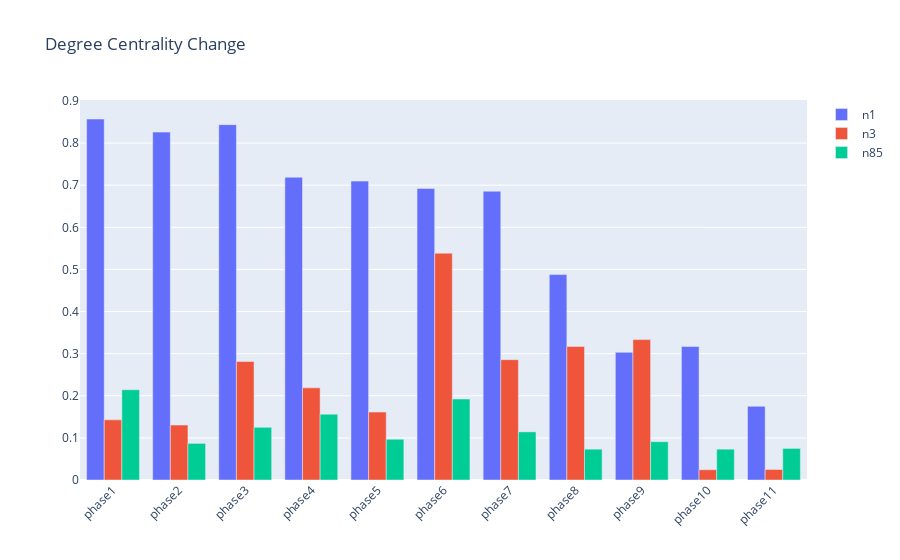

Source (notebook cell):
### Markdown cell above
## Network changes

### Code cell
graph_frame = frame.sort_values(by=['phase'])
fig = go.Figure()
fig.add_trace(
    go.Bar(
        x = graph_frame.query("player=='n1'")['phase_str'],
        y = graph_frame.query("player=='n1'")['normalized_degree_centrality'],
        name="n1"

    )
)
fig.add_trace(
    go.Bar(
        x = graph_frame.query("player=='n3'")['phase_str'],
        y = graph_frame.query("player=='n3'")['normalized_degree_centrality'],
        name="n3"

    )
)
fig.add_trace(
    go.Bar(
        x = graph_frame.query("player=='n85'")['phase_str'],
        y = graph_frame.query("player=='n85'")['normalized_degree_centrality'],
        name="n85"

    )
)
fig.update_layout(barmode='group', xaxis_tickangle=-45, title_text = 'Degree Centrality Change')
fig.show()

### Figure 1 — Plotly figure (JSON) as saved in the notebook; plotly's stock layout.template omitted (floating-point values rounded to 4 significant figures)
{"data": [{"name": "n1", "type": "bar", "x": ["phase1", "phase2", "phase3", "phase4", "phase5", "phase6", "phase7", "phase8", "phase9", "phase10", "phase11"], "y": [0.8571, 0.8261, 0.8438, 0.7188, 0.7097, 0.6923, 0.6857, 0.4878, 0.303, 0.3171, 0.175]}, {"name": "n3", "type": "bar", "x": ["phase1", "phase2", "phase3", "phase4", "phase5", "phase6", "phase7", "phase8", "phase9", "phase10", "phase11"], "y": [0.1429, 0.1304, 0.2812, 0.2188, 0.1613, 0.5385, 0.2857, 0.3171, 0.3333, 0.02439, 0.025]}, {"name": "n85", "type": "bar", "x": ["phase1", "phase2", "phase3", "phase4", "phase5", "phase6", "phase7", "phase8", "phase9", "phase10", "phase11"], "y": [0.2143, 0.08696, 0.125, 0.1562, 0.09677, 0.1923, 0.1143, 0.07317, 0.09091, 0.07317, 0.075]}], "layout": {"barmode": "group", "title": {"text": "Degree Centrality Change"}, "xaxis": {"tickangle": -45}}}
